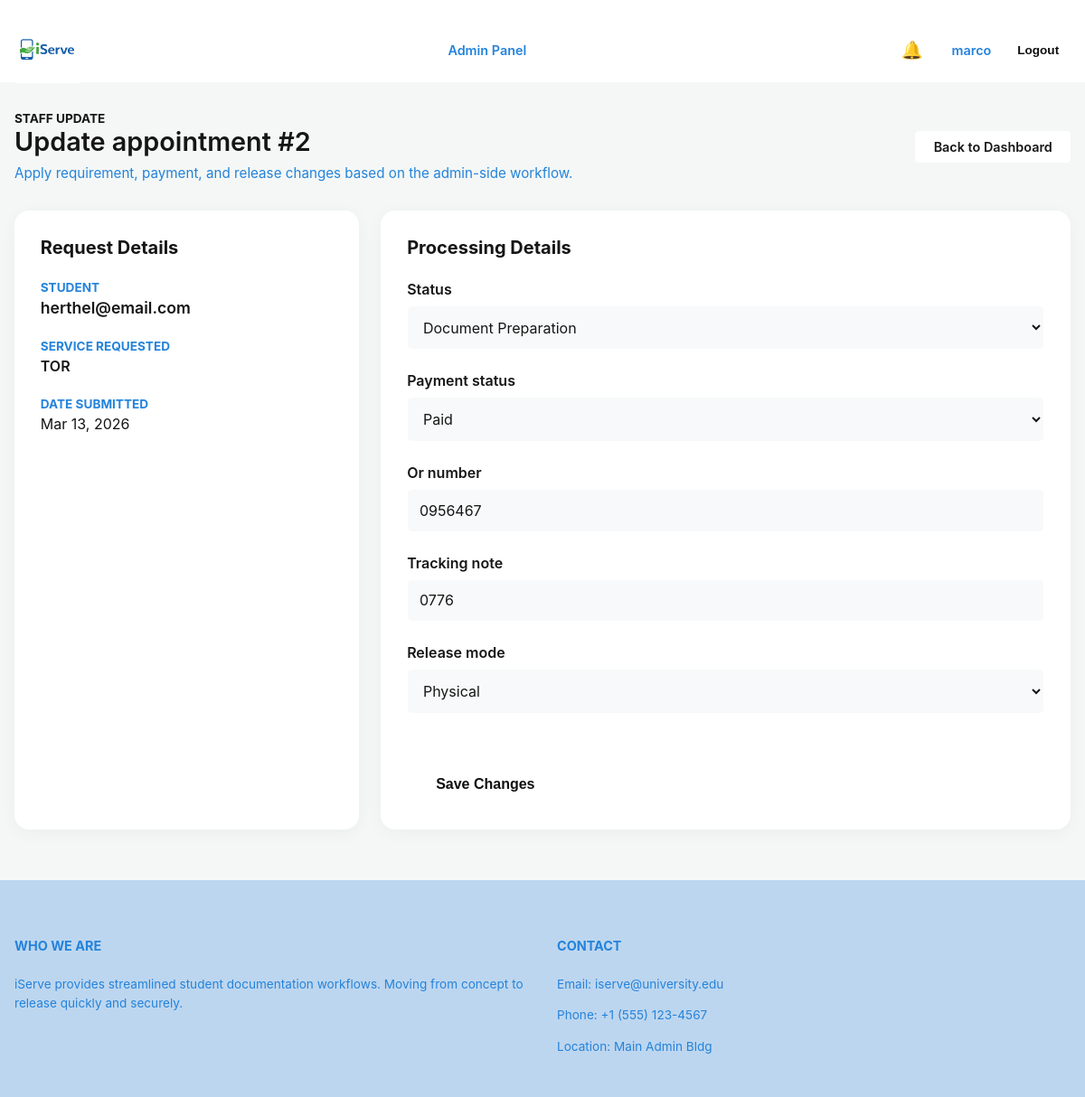
The page /appointments/2/update/ (signed in) on the database its author committed.
### core/models.py (models this page shows, shortened)
class Appointment(models.Model):
	STATUS_PENDING = "pending"
	STATUS_PAYMENT_PENDING = "payment_pending"
	STATUS_PROCESSING = "processing"
	STATUS_DOCUMENT_PREP = "document_preparation"
	STATUS_READY_FOR_RELEASE = "ready_for_release"
	STATUS_COMPLETED = "completed"
	STATUS_INCOMPLETE = "incomplete"
	STATUS_CANCELLED = "cancelled"
	STATUS_CHOICES = [
		(STATUS_PENDING, "Pending"),
		(STATUS_PAYMENT_PENDING, "Awaiting Payment"),
		(STATUS_PROCESSING, "Processing Request"),
		(STATUS_DOCUMENT_PREP, "Document Preparation"),
		(STATUS_READY_FOR_RELEASE, "Ready For Release"),
		(STATUS_COMPLETED, "Completed"),
		(STATUS_INCOMPLETE, "Incomplete Requirements"),
		(STATUS_CANCELLED, "Cancelled"),
	]
	MODE_DIGITAL = "digital"
	MODE_PHYSICAL = "physical"
	RELEASE_MODE_CHOICES = [
		(MODE_DIGITAL, "Digital"),
		(MODE_PHYSICAL, "Physical"),
	]
	PAYMENT_NOT_REQUIRED = "not_required"
	PAYMENT_PENDING = "pending"
	PAYMENT_PAID = "paid"
	PAYMENT_FAILED = "failed"
	PAYMENT_STATUS_CHOICES = [
		(PAYMENT_NOT_REQUIRED, "Not Required"),
		(PAYMENT_PENDING, "Pending"),
		(PAYMENT_PAID, "Paid"),
		(PAYMENT_FAILED, "Failed"),
	]
	student = models.ForeignKey(settings.AUTH_USER_MODEL, on_delete=models.CASCADE)
	office = models.ForeignKey(Office, on_delete=models.SET_NULL, related_name="appointments", null=True, blank=True)
	service_type = models.CharField(max_length=120)
	number_of_copies = models.IntegerField(default=1, help_text="Number of copies needed")
	semester_and_academic_year = models.CharField(max_length=50, blank=True, help_text="e.g., 1st Semester 2023-2024")
	scheduled_at = models.DateTimeField()
	status = models.CharField(max_length=30, choices=STATUS_CHOICES, default=STATUS_PENDING)
	release_mode = models.CharField(max_length=10, choices=RELEASE_MODE_CHOICES, default=MODE_DIGITAL)
	payment_required = models.BooleanField(default=False)
	payment_status = models.CharField(
		max_length=20,
		choices=PAYMENT_STATUS_CHOICES,
		default=PAYMENT_NOT_REQUIRED,
	)
	or_number = models.CharField(max_length=50, blank=True)
	tracking_note = models.CharField(max_length=255, blank=True)
	created_at = models.DateTimeField(auto_now_add=True)
	updated_at = models.DateTimeField(auto_now=True)
	completed_at = models.DateTimeField(null=True, blank=True)
	class Meta:
		ordering = ["-created_at"]

### core/views.py (the view, shortened to what this page needs)
# urls.py: path('appointments/<int:appointment_id>/update/', views.update_appointment, name='update_appointment'),
@login_required
@user_passes_test(_is_staff_user)
def update_appointment(request, appointment_id):
    appointment = get_object_or_404(Appointment, id=appointment_id)
    form = AppointmentUpdateForm(request.POST or None, instance=appointment)
    return render(
        request,
        "update_appointment.html",
        {"form": form, "appointment": appointment},
    )

### core/forms.py
class AppointmentUpdateForm(forms.ModelForm):
    class Meta:
        model = Appointment
        fields = ["status", "payment_status", "or_number", "tracking_note", "release_mode"]

### core/context_processors.py (called while the page is built)
def notifications_processor(request):
    if request.user.is_authenticated:
        recent_notifications = Notification.objects.filter(user=request.user).order_by('-created_at')[:5]
        unread_count = Notification.objects.filter(user=request.user, is_read=False).count()
        return {
            'recent_notifications': recent_notifications,
            'unread_notifications_count': unread_count,
        }
    return {
        'recent_notifications': [],
        'unread_notifications_count': 0,
    }

### core/views.py (called while the page is built)
def _is_staff_user(user):
    return user.is_staff

### templates/update_appointment.html (shortened to what this page needs)
﻿{% extends 'base.html' %}
{% block content %}
<div class="dashboard-container">
  <div class="container">
    <div class="dash-header">
      <div>
        <span class="eyebrow" style="color: var(--primary-blue); font-size: 0.85rem; font-weight: 700; text-transform: uppercase;">STAFF UPDATE</span>
        <h1>Update appointment #{{ appointment.id }}</h1>
        <p style="color: var(--muted); margin-top: 0.5rem; font-size: 0.95rem;">Apply requirement, payment, and release changes based on the admin-side workflow.</p>
      </div>
      <div class="action-row" style="gap: 1rem; display: flex;">
        <a class="button" style="background: var(--light-bg); color: var(--ink); border: 1px solid var(--line);" href="{% url 'admin_dashboard' %}">Back to Dashboard</a>
      </div>
    </div>
    <div class="dash-grid" style="grid-template-columns: 1fr 2fr;">
      <div class="panel">
        <div class="panel-head">
          <h2 style="font-size: 1.25rem;">Request Details</h2>
        </div>
        <div style="margin-bottom: 1.5rem;">
          <strong style="display: block; font-size: 0.85rem; color: var(--muted); text-transform: uppercase; margin-bottom: 0.25rem;">Student</strong>
          <div style="font-weight: 600; color: var(--primary-blue); font-size: 1.1rem;">{{ appointment.student.username }}</div>
        </div>
        <div style="margin-bottom: 1.5rem;">
          <strong style="display: block; font-size: 0.85rem; color: var(--muted); text-transform: uppercase; margin-bottom: 0.25rem;">Service requested</strong>
          <div style="font-weight: 600; color: var(--ink);">{{ appointment.service_type }}</div>
        </div>
        <div style="margin-bottom: 1.5rem;">
          <strong style="display: block; font-size: 0.85rem; color: var(--muted); text-transform: uppercase; margin-bottom: 0.25rem;">Date Submitted</strong>
          <div style="color: var(--ink);">{{ appointment.created_at|date:"M d, Y" }}</div>
        </div>
      </div>
      <div class="panel">
        <div class="panel-head">
          <h2 style="font-size: 1.25rem;">Processing Details</h2>
        </div>
        <form method="post">
          <div style="display: grid; gap: 1.5rem;">
            {% for field in form %}
              <div>
                <label for="{{ field.id_for_label }}" style="display: block; font-weight: 600; margin-bottom: 0.5rem; color: var(--ink);">{{ field.label }}</label>
                {{ field }}
              </div>
            {% endfor %}
          </div>
          <div style="margin-top: 2rem; padding-top: 1.5rem; border-top: 1px solid var(--line);">
            <button class="button-blue" type="submit" style="padding: 0.75rem 2rem; font-size: 1rem; border: none; cursor: pointer;">Save Changes</button>
          </div>
        </form>
      </div>
    </div>
  </div>
</div>
{% endblock %}

### templates/base.html (shortened to what this page needs)
﻿<!doctype html>
<html lang="en">
{% load static %}
<head>
</head>
<body>
  <nav class="navbar">
    <div class="container navbar-inner">
            {% load static %}
      <a class="brand" href="{% url 'home' %}">
        <img src="{% static 'images/logo.jfif' %}" alt="iServe Logo" style="height: 73px; width: auto;">
      </a>
      <div class="nav-links">
        {% if not request.user.is_authenticated %}
          <a class="nav-link{% if request.resolver_match.url_name == 'home' %} active{% endif %}" href="{% url 'home' %}">Home</a>
          <a class="nav-link{% if request.resolver_match.url_name == 'student_services' or request.resolver_match.url_name == 'create_appointment' %} active{% endif %}" href="{% url 'student_services' %}">Student Services</a>
        {% else %}
          {% if request.user.is_superuser %}
            <a class="nav-link{% if request.resolver_match.url_name == 'superadmin_dashboard' %} active{% endif %}" href="{% url 'superadmin_dashboard' %}">Admin Panel</a>
          {% elif request.user.is_staff %}
            <a class="nav-link{% if request.resolver_match.url_name == 'admin_dashboard' or request.resolver_match.url_name == 'update_appointment' %} active{% endif %}" href="{% url 'admin_dashboard' %}">Dashboard</a>
          {% else %}
            <a class="nav-link{% if request.resolver_match.url_name == 'student_dashboard' %} active{% endif %}" href="{% url 'student_dashboard' %}">Dashboard</a>
          {% endif %}
        {% endif %}
      </div>
      <div class="nav-actions">
        {% if request.user.is_authenticated %}
          <div class="notif-dropdown" id="notifDropdown">
            <button class="notif-btn" type="button" onclick="toggleNotif(event)" title="Notifications" style="margin-right: 0.5rem;">
              🔔
              {% if unread_notifications_count > 0 %}
                <span class="notif-badge">{{ unread_notifications_count }}</span>
              {% endif %}
            </button>
          </div>
          <span style="color: var(--muted); font-size: 0.9rem; font-weight: 600;">{{ request.user.username }}</span>
          <form style="margin: 0;" method="post" action="{% url 'logout' %}">
            <button class="button" style="padding: 0.4rem 0.8rem; font-size: 0.85rem;" type="submit">Logout</button>
          </form>
        {% else %}
          <a class="nav-link" href="{% url 'login' %}">Login</a>
          <a class="button-blue" href="{% url 'register' %}">Register</a>
        {% endif %}
      </div>
    </div>
  </nav>
  <main>
    {% block content %}{% endblock %}
  </main>
  <footer class="footer">
    <div class="container footer-grid">
      <div>
        <h4 class="footer-title">Who We Are</h4>
        <p>iServe provides streamlined student documentation workflows. Moving from concept to release quickly and securely.</p>
      </div>
      <div>
        <h4 class="footer-title">Contact</h4>
        <p>Email: iserve@university.edu</p>
        <p>Phone: +1 (555) 123-4567</p>
        <p>Location: Main Admin Bldg</p>
      </div>
    </div>
  </footer>
</body>
</html>

### templates/update_appointment.html (style rules this page uses)
form input[type="text"], form input[type="email"], form input[type="password"], form input[type="number"], form select, form textarea { width: 100%; padding: 0.8rem; border: 1px solid var(--line); border-radius: 6px; background: #f8f9fa; font-family: inherit; transition: border-color 0.2s, box-shadow 0.2s; font-size: 1rem; color: var(--ink); }

### rows shown on the page
Appointment: id "2", student.username "herthel@email.com", service_type "TOR", created_at "Mar 13, 2026", form "Document Preparation" "Paid" "0956467" "0776" "Physical"

### other values the page prints
{{ unread_notifications_count }} "16"
{{ request.user.username }} "marco"
{{ field.label }} "Status" "Payment status" "Or number" "Tracking note" "Release mode"
